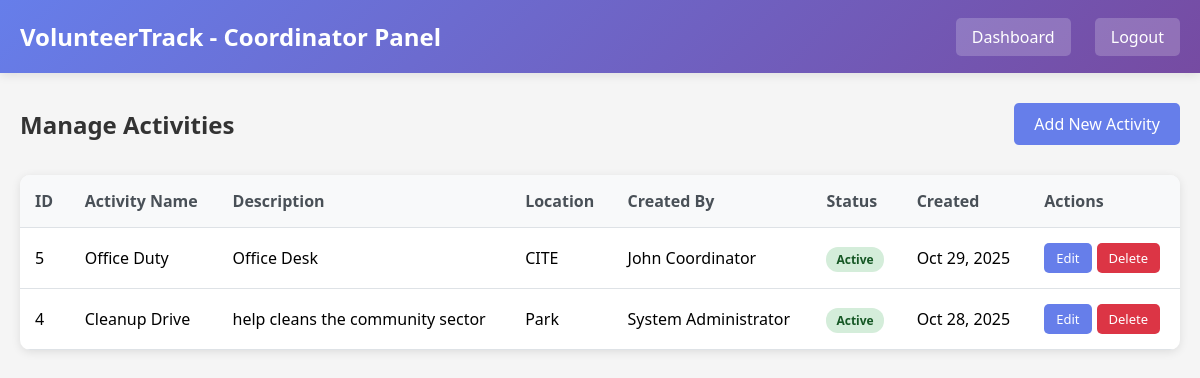
/users/coordinator/modules/activities/manage_activities.php (signed in), run on the app's committed database.
### tables this page shows
CREATE TABLE `activities` (
  `activity_id` int(11) NOT NULL,
  `activity_name` varchar(100) NOT NULL,
  `description` text DEFAULT NULL,
  `location` varchar(200) DEFAULT NULL,
  `created_by` int(11) NOT NULL,
  `status` enum('active','inactive') DEFAULT 'active',
  `created_at` timestamp NOT NULL DEFAULT current_timestamp(),
  `updated_at` timestamp NOT NULL DEFAULT current_timestamp() ON UPDATE current_timestamp()
);

CREATE TABLE `users` (
  `user_id` int(11) NOT NULL,
  `username` varchar(50) NOT NULL,
  `email` varchar(100) NOT NULL,
  `password` varchar(255) NOT NULL,
  `full_name` varchar(100) NOT NULL,
  `role` enum('volunteer','coordinator','admin') NOT NULL DEFAULT 'volunteer',
  `phone` varchar(20) DEFAULT NULL,
  `address` text DEFAULT NULL,
  `status` enum('active','inactive') DEFAULT 'active',
  `created_at` timestamp NOT NULL DEFAULT current_timestamp(),
  `updated_at` timestamp NOT NULL DEFAULT current_timestamp() ON UPDATE current_timestamp()
);

### users/coordinator/modules/activities/manage_activities.php (the view, shortened to what this page needs)
<?php
$database = new Database();
$db = $database->getConnection();
$query = "SELECT a.*, u.full_name as creator_name
          FROM activities a
          LEFT JOIN users u ON a.created_by = u.user_id
          ORDER BY a.created_at DESC";
$stmt = $db->prepare($query);
$stmt->execute();
$activities = $stmt->fetchAll(PDO::FETCH_ASSOC);
?>
<!DOCTYPE html>
<html lang="en">
<head>
</head>
<body>
    <div class="header">
        <div class="header-content">
            <h1><?php echo SITE_NAME; ?> - Coordinator Panel</h1>
            <div class="header-links">
                <a href="../../c_dashboard.php">Dashboard</a>
                <a href="../../../../logout.php">Logout</a>
            </div>
        </div>
    </div>
    <div class="container">
        <div class="page-header">
            <h2>Manage Activities</h2>
            <a href="add_activity.php" class="btn btn-primary">Add New Activity</a>
        </div>
        <div class="card">
            <div class="table-responsive">
                <table>
                    <thead>
                        <tr>
                            <th>ID</th>
                            <th>Activity Name</th>
                            <th>Description</th>
                            <th>Location</th>
                            <th>Created By</th>
                            <th>Status</th>
                            <th>Created</th>
                            <th>Actions</th>
                        </tr>
                    </thead>
                    <tbody>
                        <?php if (count($activities) > 0): ?>
                            <?php foreach ($activities as $activity): ?>
                            <tr>
                                <td><?php echo $activity['activity_id']; ?></td>
                                <td><?php echo htmlspecialchars($activity['activity_name']); ?></td>
                                <td><?php echo htmlspecialchars(substr($activity['description'], 0, 50)) . (strlen($activity['description']) > 50 ? '...' : ''); ?></td>
                                <td><?php echo htmlspecialchars($activity['location']); ?></td>
                                <td><?php echo htmlspecialchars($activity['creator_name']); ?></td>
                                <td>
                                    <span class="badge badge-<?php echo $activity['status']; ?>">
                                        <?php echo ucfirst($activity['status']); ?>
                                    </span>
                                </td>
                                <td><?php echo date('M d, Y', strtotime($activity['created_at'])); ?></td>
                                <td>
                                    <div class="actions">
                                        <a href="edit_activity.php?id=<?php echo $activity['activity_id']; ?>"
                                           class="btn btn-primary btn-sm">Edit</a>
                                        <a href="?delete=<?php echo $activity['activity_id']; ?>"
                                           class="btn btn-danger btn-sm"
                                           onclick="return confirm('Are you sure you want to delete this activity?')">Delete</a>
                                    </div>
                                </td>
                            </tr>
                            <?php endforeach; ?>
                        <?php endif; ?>
                    </tbody>
                </table>
            </div>
        </div>
    </div>
</body>
</html>

### users/coordinator/modules/activities/manage_activities.php (style rules this page uses)
* { margin: 0; padding: 0; box-sizing: border-box; }
body { font-family: 'Segoe UI', Tahoma, Geneva, Verdana, sans-serif; background: #f5f5f5; }
.header { background: linear-gradient(135deg, #667eea 0%, #764ba2 100%); color: white; padding: 20px; box-shadow: 0 2px 10px rgba(0,0,0,0.1); }
.header-content { max-width: 1200px; margin: 0 auto; display: flex; justify-content: space-between; align-items: center; }
.header h1 { font-size: 24px; }
.header-links a { color: white; text-decoration: none; margin-left: 20px; padding: 8px 16px; border-radius: 5px; background: rgba(255,255,255,0.2); }
.container { max-width: 1200px; margin: 30px auto; padding: 0 20px; }
.page-header { display: flex; justify-content: space-between; align-items: center; margin-bottom: 30px; }
.page-header h2 { color: #333; }
.btn { padding: 10px 20px; border: none; border-radius: 5px; cursor: pointer; text-decoration: none; display: inline-block; transition: all 0.3s; }
.btn-primary { background: #667eea; color: white; }
.btn-danger { background: #dc3545; color: white; }
.btn-sm { padding: 6px 12px; font-size: 13px; }
.card { background: white; border-radius: 10px; box-shadow: 0 2px 10px rgba(0,0,0,0.1); overflow: hidden; }
.table-responsive { overflow-x: auto; }
table { width: 100%; border-collapse: collapse; }
thead { background: #f8f9fa; }
th, td { padding: 15px; text-align: left; border-bottom: 1px solid #dee2e6; }
th { font-weight: 600; color: #495057; }
.badge { padding: 4px 10px; border-radius: 12px; font-size: 12px; font-weight: 600; }
.badge-active { background: #d4edda; color: #155724; }
.actions { display: flex; gap: 5px; }

### data on the page
activities: activity_id "5", activity_name "Office Duty", description "Office Desk", location "CITE", created_by.full_name "John Coordinator", status "Active", created_at "Oct 29, 2025"
activities: activity_id "4", activity_name "Cleanup Drive", description "help cleans the community sector", location "Park", created_by.full_name "System Administrator", status "Active", created_at "Oct 28, 2025"

### other printed values
SITE_NAME "VolunteerTrack"
